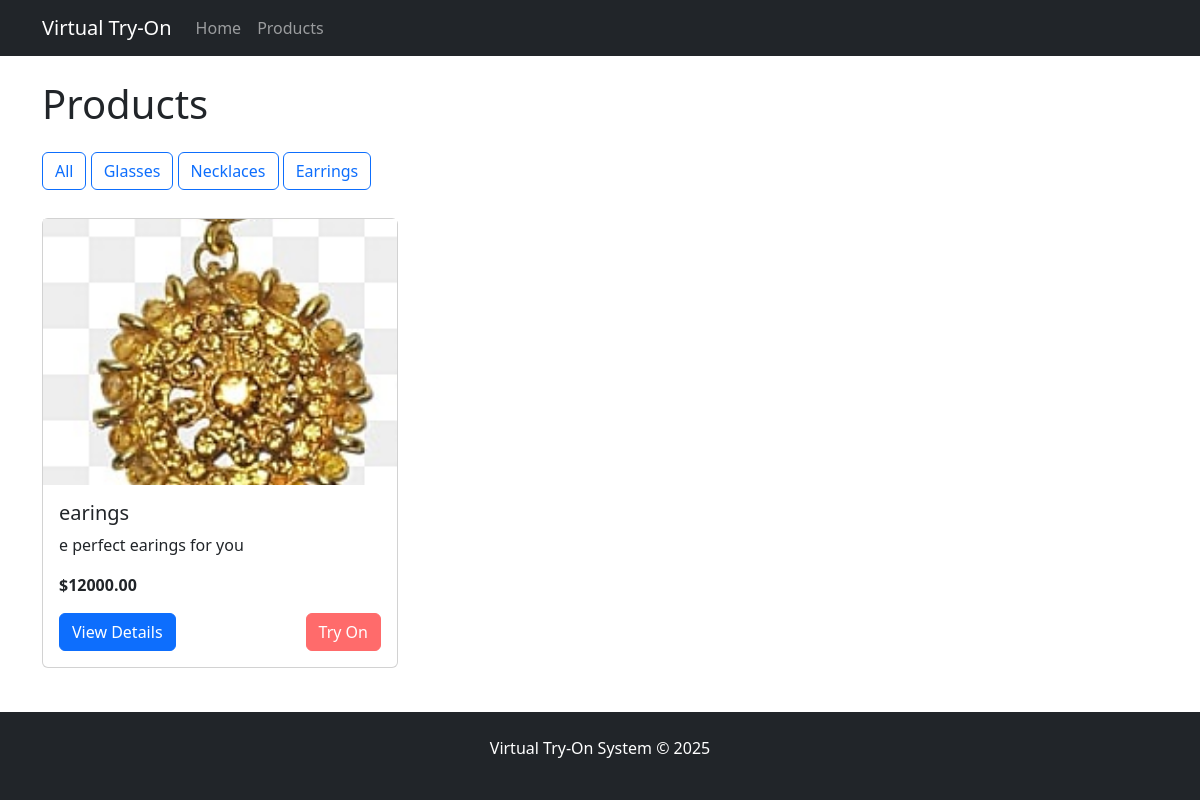
Screenshot of /products/?type=earrings with the database file from the repository.
### virtual_tryon/models.py (models this page shows, shortened)
class OrnamentProduct(models.Model):
    ORNAMENT_TYPES = (
        ('glasses', 'Glasses'),
        ('necklace', 'Necklace'),
        ('earrings', 'Earrings'),
    )
    name = models.CharField(max_length=100)
    description = models.TextField(blank=True)
    price = models.DecimalField(max_digits=10, decimal_places=2, default=0.00)
    ornament_type = models.CharField(max_length=20, choices=ORNAMENT_TYPES)
    image = models.ImageField(upload_to='ornaments/')
    created_at = models.DateTimeField(auto_now_add=True)

### virtual_tryon/views.py (the view)
# urls.py: path('products/', views.product_list, name='product_list'),
def product_list(request):
    ornament_type = request.GET.get('type', None)
    if ornament_type:
        products = OrnamentProduct.objects.filter(ornament_type=ornament_type)
    else:
        products = OrnamentProduct.objects.all()
    context = {
        'products': products,
        'ornament_types': OrnamentProduct.ORNAMENT_TYPES
    }
    return render(request, 'product_list.html', context)

### virtual_tryon/templates/product_list.html (shortened to what this page needs)
{% extends 'base.html' %}
{% block content %}
<h1 class="mb-4">Products</h1>
<div class="filter-buttons">
    <a href="{% url 'product_list' %}" class="btn btn-outline-primary mb-2">All</a>
    <a href="{% url 'product_list' %}?type=glasses" class="btn btn-outline-primary mb-2">Glasses</a>
    <a href="{% url 'product_list' %}?type=necklace" class="btn btn-outline-primary mb-2">Necklaces</a>
    <a href="{% url 'product_list' %}?type=earrings" class="btn btn-outline-primary mb-2">Earrings</a>
</div>
<div class="row">
    {% for product in products %}
    <div class="col-md-4">
        <div class="card product-card">
            <div class="product-image-container">
                <img src="{{ product.image.url }}" class="product-image" alt="{{ product.name }}">
            </div>
            <div class="card-body">
                <h5 class="card-title">{{ product.name }}</h5>
                <p class="card-text">{{ product.description|truncatechars:100 }}</p>
                <p class="card-text"><strong>${{ product.price }}</strong></p>
                <div class="d-flex justify-content-between">
                    <a href="{% url 'product_detail' product.id %}" class="btn btn-primary">View Details</a>
                    <a href="{% url 'try_on' product.id %}" class="btn btn-success try-on-btn">Try On</a>
                </div>
            </div>
        </div>
    </div>
    {% empty %}
    <div class="col-12">
        <div class="alert alert-info">
            No products found.
        </div>
    </div>
    {% endfor %}
</div>
{% endblock %}

### virtual_tryon/templates/base.html (style rules this page uses)
.product-card { transition: transform 0.3s; margin-bottom: 20px; }
.try-on-btn { background-color: #ff6b6b; border-color: #ff6b6b; }
.filter-buttons { margin-bottom: 20px; }

### virtual_tryon/templates/product_list.html (style rules this page uses)
.product-image-container { position: relative; width: 100%; padding-top: 75%; overflow: hidden; }
.product-image { position: absolute; top: 0; left: 0; width: 100%; height: 100%; object-fit: cover; }
.product-card { transition: transform 0.3s; margin-bottom: 20px; }

### rows the page displays
OrnamentProduct: image (picture), name "earings", description "e perfect earings for you", price "12000.00"
